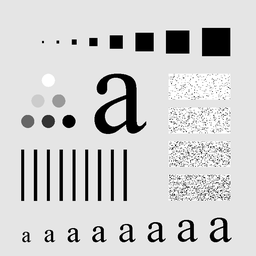
#> input picture Practice/ck.tif, 256 x 256 px, shrunk from 688 x 688 before the run
$ jupyter execute task_3a.ipynb
#> lines starting #> are read from the running program, lines starting #| are printed output that depends on the picture; after the words box and inside, x2 and y2 are one past the last pixel; in counts of white or black regions, pixels touching at a corner belong together
[cell 1]
import numpy as np
import matplotlib.pyplot as plt
import random

def convert_to_gray(image):
    if len(image.shape) == 2:
        return image
    gray_image = np.mean(image, axis=2).astype(np.uint8)
    return gray_image

[cell 2]
rgb_image = plt.imread('ck.tif')
#> rgb_image is the input picture: shape (256, 256); min 0, max 255, mean 207.3
gray_image = convert_to_gray(rgb_image)

[cell 3]
plt.imshow(gray_image, cmap='gray')

[cell 4]
def add_salt_pepper_noise(image, percentage):
    noise = percentage/100
    width, height = image.shape
    noisy_image = image.copy()
    total_pixel = width * height
    noise_pixel = int(total_pixel*noise)
    for i in range(noise_pixel):
        random_row = random.randint(0+7, width-7)
        random_col = random.randint(0+7, height-7)
        noisy_image[random_row][random_col] = random.choice([0,255])
    return noisy_image

[cell 5]
def cal_psnr(image1, image2):
    image1 = np.float64(image1)
    image2 = np.float64(image2)
    mse = np.mean((image1-image2) ** 2)

    if mse == 0:
        return float('inf')

    psnr = 20*np.log10(255.0) - 10 * np.log10(mse)

    return round(psnr, 2)

[cell 6]
noise_percentage = 10
noisy_image = add_salt_pepper_noise(gray_image, noise_percentage)
#> after the loop in add_salt_pepper_noise, `for i in range(noise_pixel):`:
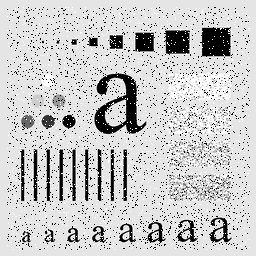
#> noisy_image: shape (256, 256); 9.02% of pixels changed, all inside (x1, y1, x2, y2) = (7, 7, 250, 250)
psnr = cal_psnr(gray_image, noisy_image)
#> in cal_psnr, `mse = np.mean((image1-image2) ** 2)`: mse = 2513.9
#> in cal_psnr, `psnr = 20*np.log10(255.0) - 10 * np.log10(mse)`: psnr = 14.13
#> psnr = 14.13

[cell 7]
plt.imshow(noisy_image, cmap='gray')
plt.title(f'Noisy image psnr {psnr}')

[cell 8]
def average_filter(image, kernelsize):
    filtered_image = np.zeros_like(image)
    row, col = image.shape
    padsize = kernelsize // 2
    starting_row = 0 + (kernelsize//2)
    starting_col = 0 + (kernelsize//2)
    ending_row = row - (kernelsize//2)
    ending_col = col - (kernelsize//2)
    mask = np.ones((kernelsize, kernelsize)) / (kernelsize ** 2)
    for i in range(starting_row, ending_row):
        for j in range(starting_col, ending_col):
            window = image[i-padsize:i+padsize+1, j-padsize:j+padsize+1]
            tempwindows = window.copy()
            tempwindows = tempwindows * mask
            tempwindowsmean = np.sum(tempwindows)
            filtered_image[i][j] = tempwindowsmean
    return np.uint8(filtered_image)

[cell 9]
def median_filter(image, kernelsize):
    filtered_image = np.zeros_like(image)
    row, col = image.shape
    padsize = kernelsize // 2
    starting_row = 0+padsize
    starting_col = 0+padsize
    ending_row = row-padsize
    ending_col = col-padsize
    for i in range(starting_row, ending_row):
        for j in range(starting_col, ending_col):
            window = image[i-padsize:i+padsize+1, j-padsize:j+padsize+1]
            tempwindows = window.copy()
            tempwindows = np.median(tempwindows)
            filtered_image[i][j] = tempwindows
    return np.uint8(filtered_image)

[cell 10]
kernel_size = 3
average_filtered_image = average_filter(noisy_image, kernel_size)
#> after the loop in average_filter, `for i in range(starting_row, ending_row):`:
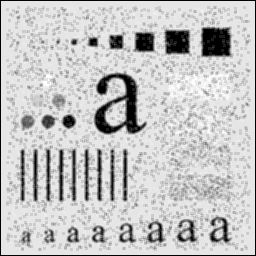
#> filtered_image: shape (256, 256); min 0, max 255, mean 195.9
average_filtered_image_psnr = cal_psnr(gray_image, average_filtered_image)
#> average_filtered_image_psnr = 16.13
print(average_filtered_image_psnr)
#| 16.13

[cell 11]
median_filtered_image = median_filter(noisy_image, kernel_size)
#> after the loop in median_filter, `for i in range(starting_row, ending_row):`:
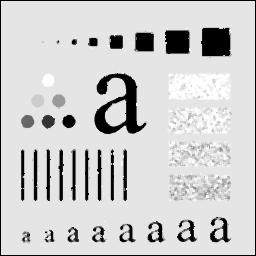
#> filtered_image: shape (256, 256); min 0, max 255, mean 204.5
median_filtered_image_psnr = cal_psnr(gray_image, median_filtered_image)
#> median_filtered_image_psnr = 17.73
print(median_filtered_image_psnr)
#| 17.73

[cell 12]
plt.figure(figsize=(16,8))
plt.subplot(2,2,1)
plt.imshow(gray_image, cmap='gray')
plt.title('Original Image')
plt.subplot(2,2,2)
plt.imshow(noisy_image, cmap='gray')
plt.title(f'Noisy image psnr {psnr}')
plt.subplot(2,2,3)
plt.imshow(average_filtered_image, cmap='gray')
plt.title(f'Average filtered image psnt {average_filtered_image_psnr}')
plt.subplot(2,2,4)
plt.imshow(median_filtered_image, cmap='gray')
plt.title(f'Median filtered image psnt {median_filtered_image_psnr}')
plt.tight_layout
plt.show()
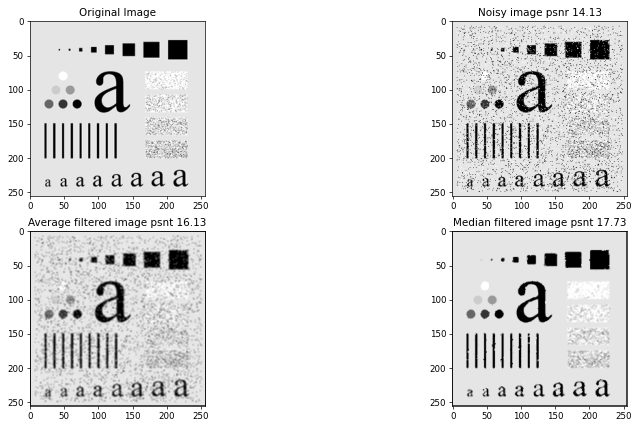
#> figure drawn by matplotlib, 4 panels
